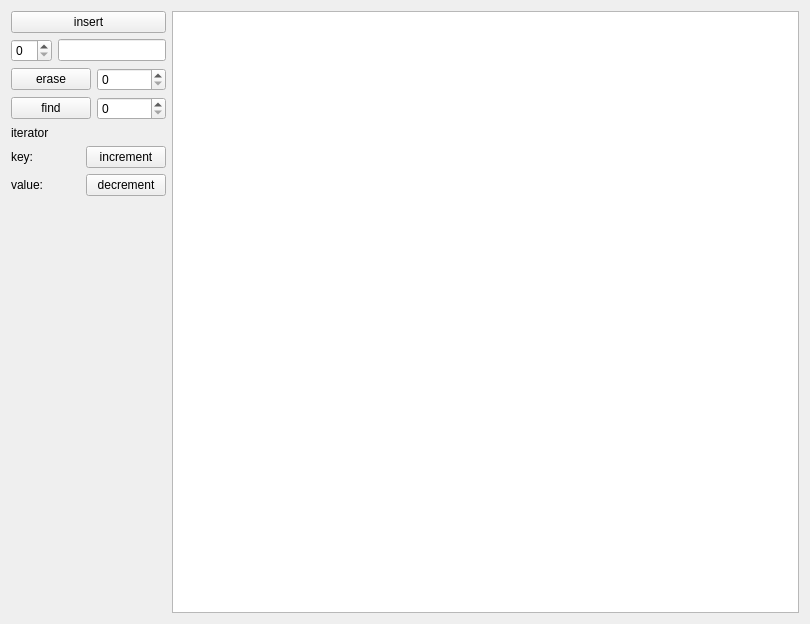
<?xml version="1.0" encoding="UTF-8"?>
<ui version="4.0">
 <class>Widget</class>
 <widget class="QWidget" name="Widget">
  <property name="geometry">
   <rect>
    <x>0</x>
    <y>0</y>
    <width>810</width>
    <height>624</height>
   </rect>
  </property>
  <property name="windowTitle">
   <string>Widget</string>
  </property>
  <layout class="QGridLayout" name="gridLayout_4">
   <item row="0" column="0">
    <layout class="QHBoxLayout" name="horizontalLayout">
     <item>
      <layout class="QVBoxLayout" name="verticalLayout">
       <item>
        <layout class="QGridLayout" name="gridLayout_2">
         <item row="0" column="0" colspan="2">
          <layout class="QGridLayout" name="gridLayout">
           <item row="0" column="0" colspan="2">
            <widget class="QPushButton" name="pushButton">
             <property name="text">
              <string>insert</string>
             </property>
            </widget>
           </item>
           <item row="1" column="0">
            <widget class="QSpinBox" name="spinBox"/>
           </item>
           <item row="1" column="1">
            <widget class="QLineEdit" name="lineEdit"/>
           </item>
          </layout>
         </item>
         <item row="1" column="0">
          <widget class="QPushButton" name="pushButton_2">
           <property name="text">
            <string>erase</string>
           </property>
          </widget>
         </item>
         <item row="1" column="1">
          <widget class="QSpinBox" name="spinBox_2"/>
         </item>
         <item row="2" column="0">
          <widget class="QPushButton" name="pushButton_3">
           <property name="text">
            <string>find</string>
           </property>
          </widget>
         </item>
         <item row="2" column="1">
          <widget class="QSpinBox" name="spinBox_3"/>
         </item>
        </layout>
       </item>
       <item>
        <widget class="QLabel" name="label">
         <property name="text">
          <string>iterator</string>
         </property>
        </widget>
       </item>
       <item>
        <layout class="QGridLayout" name="gridLayout_3">
         <item row="0" column="0">
          <widget class="QLabel" name="label_2">
           <property name="text">
            <string>key:</string>
           </property>
          </widget>
         </item>
         <item row="0" column="1">
          <widget class="QLabel" name="label_3">
           <property name="text">
            <string/>
           </property>
          </widget>
         </item>
         <item row="0" column="2">
          <widget class="QPushButton" name="pushButton_4">
           <property name="text">
            <string>increment</string>
           </property>
          </widget>
         </item>
         <item row="1" column="0">
          <widget class="QLabel" name="label_4">
           <property name="text">
            <string>value:</string>
           </property>
          </widget>
         </item>
         <item row="1" column="1">
          <widget class="QLabel" name="label_5">
           <property name="text">
            <string/>
           </property>
          </widget>
         </item>
         <item row="1" column="2">
          <widget class="QPushButton" name="pushButton_5">
           <property name="text">
            <string>decrement</string>
           </property>
          </widget>
         </item>
        </layout>
       </item>
       <item>
        <spacer name="verticalSpacer">
         <property name="orientation">
          <enum>Qt::Vertical</enum>
         </property>
         <property name="sizeHint" stdset="0">
          <size>
           <width>20</width>
           <height>40</height>
          </size>
         </property>
        </spacer>
       </item>
      </layout>
     </item>
     <item>
      <widget class="QListWidget" name="listWidget"/>
     </item>
    </layout>
   </item>
  </layout>
 </widget>
 <resources/>
 <connections/>
</ui>
